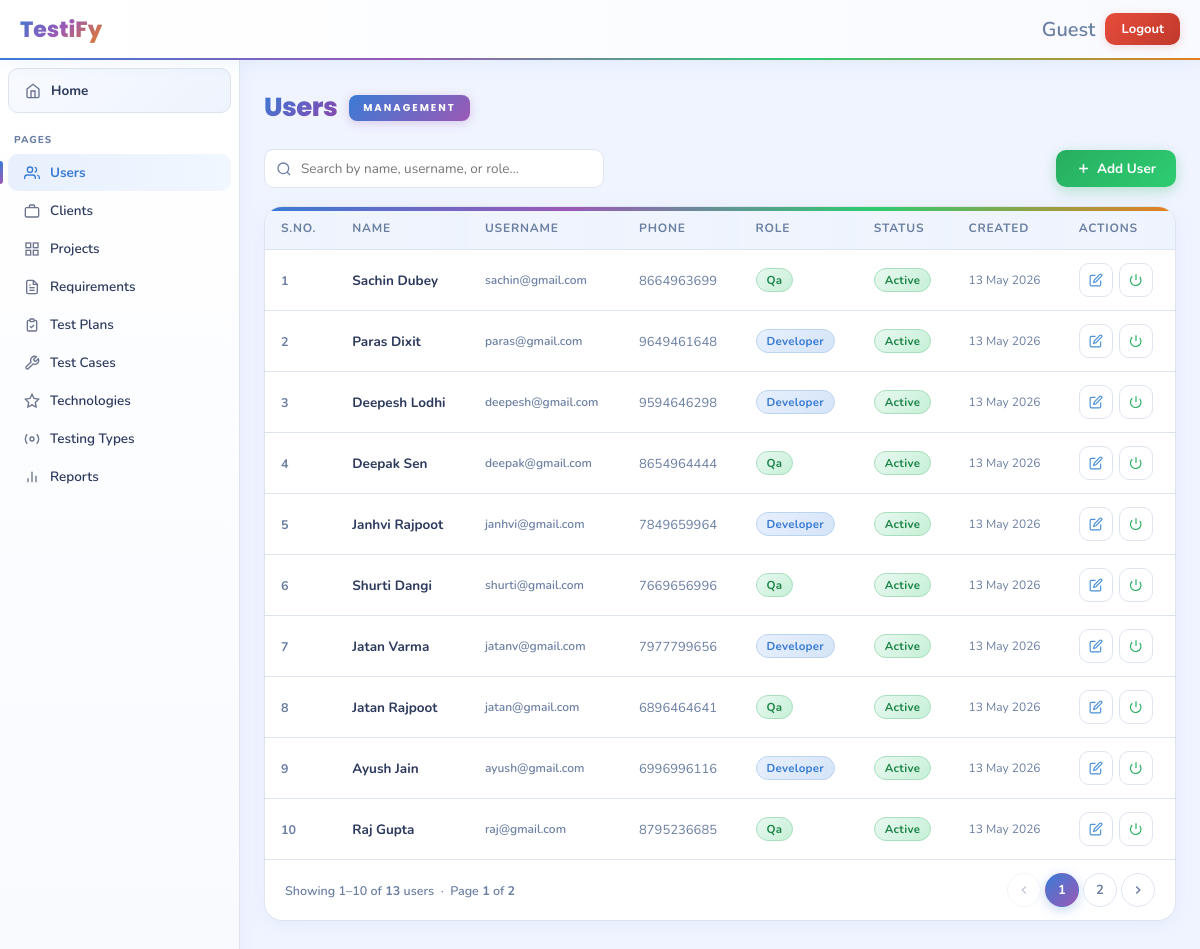
Page /page/user.php on the committed database.
### tables this page shows
CREATE TABLE `users` (
  `id` int(11) NOT NULL,
  `name` varchar(150) NOT NULL,
  `username` varchar(200) NOT NULL,
  `phone` varchar(15) DEFAULT NULL,
  `password` varchar(255) NOT NULL,
  `role` enum('admin','developer','qa','lead','client') NOT NULL DEFAULT 'developer',
  `status` enum('active','inactive') NOT NULL DEFAULT 'active',
  `createdAt` datetime NOT NULL DEFAULT current_timestamp(),
  `updatedAt` datetime NOT NULL DEFAULT current_timestamp() ON UPDATE current_timestamp(),
  `created_at` datetime DEFAULT current_timestamp()
);

### page/user.php (the view, shortened to what this page needs)
<?php
include '../config/db.php';
 $search = trim($_GET['search'] ?? '');
 $per_page = 10;
if ($search) {
    $like = "%$search%";
    $count_stmt = $conn->prepare("SELECT COUNT(*) FROM users WHERE name LIKE ? OR username LIKE ? OR role LIKE ?");
    $count_stmt->bind_param('sss', $like, $like, $like);
    $count_stmt->execute();
    $count_stmt->bind_result($total_count);
    $count_stmt->fetch();
    $count_stmt->close();
} else {
    $cr = $conn->query("SELECT COUNT(*) FROM users");
    $total_count = $cr->fetch_row()[0];
}
 $total_pages = max(1, ceil($total_count / $per_page));
 $page        = max(1, min((int)($_GET['page'] ?? 1), $total_pages));
 $offset      = ($page - 1) * $per_page;
if ($search) {
    $like = "%$search%";
    $stmt = $conn->prepare("SELECT * FROM users WHERE name LIKE ? OR username LIKE ? OR role LIKE ? ORDER BY createdAt DESC LIMIT ? OFFSET ?");
    $stmt->bind_param('sssii', $like, $like, $like, $per_page, $offset);
    $stmt->execute();
    $result = $stmt->get_result();
} else {
    $result = $conn->query("SELECT * FROM users ORDER BY createdAt DESC LIMIT $per_page OFFSET $offset");
}
 $users = [];
while ($row = $result->fetch_assoc()) $users[] = $row;
function role_class(string $r): string {
    return match($r) {
        'admin'     => 'badge-admin',
        'developer' => 'badge-dev',
        'qa'        => 'badge-tester',
        'client'    => 'badge-client',
        default     => 'badge-dev',
    };
}
?>
<!DOCTYPE html>
<html lang="en">
<head>
</head>
<body>
<nav class="navbar">
  <div style="display:flex;align-items:center;gap:10px">
    <span class="nblogo">TestiFy</span>
  </div>
  <div class="nb-right">
    <div class="nb-user">
      <span><?= htmlspecialchars($_SESSION['name'] ?? 'Guest') ?></span>
    </div>
    <a href="../logout.php" class="blgout">Logout</a>
  </div>
</nav>
<aside class="sidebar" id="sidebar">
  <a href="../dash/admin_dash.php" class="sb-home">
    <svg fill="none" stroke="currentColor" stroke-width="2" viewBox="0 0 24 24"><path d="M3 9l9-7 9 7v11a2 2 0 0 1-2 2H5a2 2 0 0 1-2-2z"/><polyline points="9 22 9 12 15 12 15 22"/></svg>
    Home
  </a>
  <div class="sb-section">Pages</div>
  <a href="../page/user.php" class="sb-link active">
    <svg fill="none" stroke="currentColor" stroke-width="2" viewBox="0 0 24 24"><path d="M17 21v-2a4 4 0 0 0-4-4H5a4 4 0 0 0-4 4v2"/><circle cx="9" cy="7" r="4"/><path d="M23 21v-2a4 4 0 0 0-3-3.87"/><path d="M16 3.13a4 4 0 0 1 0 7.75"/></svg>
    Users
  </a>
  <a href="../page/client.php" class="sb-link">
    <svg fill="none" stroke="currentColor" stroke-width="2" viewBox="0 0 24 24"><rect x="2" y="7" width="20" height="14" rx="2"/><path d="M16 7V5a2 2 0 0 0-2-2h-4a2 2 0 0 0-2 2v2"/></svg>
    Clients
  </a>
  <a href="../page/project.php" class="sb-link">
    <svg fill="none" stroke="currentColor" stroke-width="2" viewBox="0 0 24 24"><rect x="3" y="3" width="7" height="7"/><rect x="14" y="3" width="7" height="7"/><rect x="14" y="14" width="7" height="7"/><rect x="3" y="14" width="7" height="7"/></svg>
    Projects
  </a>
  <a href="../page/requirement.php" class="sb-link">
    <svg fill="none" stroke="currentColor" stroke-width="2" viewBox="0 0 24 24"><path d="M14 2H6a2 2 0 0 0-2 2v16a2 2 0 0 0 2 2h12a2 2 0 0 0 2-2V8z"/><polyline points="14 2 14 8 20 8"/><line x1="16" y1="13" x2="8" y2="13"/><line x1="16" y1="17" x2="8" y2="17"/><polyline points="10 9 9 9 8 9"/></svg>
    Requirements
  </a>
  <a href="../page/test_plans.php" class="sb-link">
    <svg fill="none" stroke="currentColor" stroke-width="2" viewBox="0 0 24 24"><path d="M9 5H7a2 2 0 0 0-2 2v12a2 2 0 0 0 2 2h10a2 2 0 0 0 2-2V7a2 2 0 0 0-2-2h-2"/><rect x="9" y="3" width="6" height="4" rx="1"/><path d="M9 14l2 2 4-4"/></svg>
    Test Plans
  </a>
  <a href="../page/test_cases.php" class="sb-link">
    <svg fill="none" stroke="currentColor" stroke-width="2" viewBox="0 0 24 24"><path d="M14.7 6.3a1 1 0 0 0 0 1.4l1.6 1.6a1 1 0 0 0 1.4 0l3.77-3.77a6 6 0 0 1-7.94 7.94l-6.91 6.91a2.12 2.12 0 0 1-3-3l6.91-6.91a6 6 0 0 1 7.94-7.94l-3.76 3.76z"/></svg>
    Test Cases
  </a>
  <a href="../page/technology.php" class="sb-link">
    <svg fill="none" stroke="currentColor" stroke-width="2" viewBox="0 0 24 24"><polygon points="12 2 15.09 8.26 22 9.27 17 14.14 18.18 21.02 12 17.77 5.82 21.02 7 14.14 2 9.27 8.91 8.26 12 2"/></svg>
    Technologies
  </a>
  <a href="../page/test_types.php" class="sb-link">
    <svg fill="none" stroke="currentColor" stroke-width="2" viewBox="0 0 24 24"><circle cx="12" cy="12" r="3"/><path d="M19.07 4.93a10 10 0 0 1 0 14.14M4.93 4.93a10 10 0 0 0 0 14.14"/></svg>
    Testing Types
  </a>
  <a href="../page/project_reports.php" class="sb-link">
    <svg fill="none" stroke="currentColor" stroke-width="2" viewBox="0 0 24 24"><line x1="18" y1="20" x2="18" y2="10"/><line x1="12" y1="20" x2="12" y2="4"/><line x1="6" y1="20" x2="6" y2="14"/></svg>
    Reports
  </a>
</aside>
<div class="page-wrap" id="pageWrap">
  <div class="main">
    <div class="page-title">
      <h1>Users</h1>
      <span class="badge-page">Management</span>
    </div>
    <div class="toolbar">
      <form method="GET" action="" style="display:flex;gap:10px;flex:1;flex-wrap:wrap;align-items:center;">
        <div class="search-wrap">
          <input type="text" name="search" class="search-input" placeholder="Search by name, username, or role…" value="<?= htmlspecialchars($search) ?>"/>
        </div>
      </form>
      <button class="btn-add" onclick="openAddModal()">
        <svg fill="none" stroke="currentColor" stroke-width="2.5" viewBox="0 0 24 24"><line x1="12" y1="5" x2="12" y2="19"/><line x1="5" y1="12" x2="19" y2="12"/></svg>
        Add User
      </button>
    </div>
    <div class="table-card">
      <div class="table-wrap">
        <table>
          <thead>
            <tr>
              <th>S.NO.</th>
              <th>Name</th>
              <th>Username</th>
              <th>Phone</th>
              <th>Role</th>
              <th>Status</th>
              <th>Created</th>
              <th>Actions</th>
            </tr>
          </thead>
          <tbody>
            <?php if (empty($users)): ?>
            <tr>
              <td colspan="8">
                <div class="empty-state">
                  <svg fill="none" stroke="currentColor" stroke-width="1.5" viewBox="0 0 24 24"><path d="M17 21v-2a4 4 0 0 0-4-4H5a4 4 0 0 0-4 4v2"/><circle cx="9" cy="7" r="4"/></svg>
                  <p>No users found<?= $search ? " for \"$search\"" : '' ?>.</p>
                </div>
              </td>
            </tr>
            <?php else: ?>
           <?php $start_num = ($page - 1) * $per_page + 1; foreach ($users as $i => $u): ?>
            <tr>
              <td style="color:var(--text-muted);font-size:12.5px;font-weight:700;"><?= $start_num + $i ?></td>
              <td>
                <div class="user-name"><?= htmlspecialchars($u['name']) ?></div>
              </td>
              <td>
                <div class="user-username"><?= htmlspecialchars($u['username'] ?? '—') ?></div>
              </td>
              <td><span class="user-phone"><?= htmlspecialchars($u['phone']) ?></span></td>
              <td><span class="badge <?= role_class($u['role']) ?>"><?= ucfirst(htmlspecialchars($u['role'])) ?></span></td>
              <td><span class="badge <?= $u['status'] === 'active' ? 'badge-active' : 'badge-inactive' ?>"><?= ucfirst($u['status']) ?></span></td>
              <td style="font-size:12px;color:var(--text-muted);"><?= date('d M Y', strtotime($u['createdAt'])) ?></td>
              <td>
                <div class="action-btns">
                  <button class="btn-icon edit" title="Edit"
                    onclick="openEditModal(<?= htmlspecialchars(json_encode($u)) ?>)">
                    <svg fill="none" stroke="currentColor" stroke-width="2" viewBox="0 0 24 24"><path d="M11 4H4a2 2 0 0 0-2 2v14a2 2 0 0 0 2 2h14a2 2 0 0 0 2-2v-7"/><path d="M18.5 2.5a2.121 2.121 0 0 1 3 3L12 15l-4 1 1-4 9.5-9.5z"/></svg>
                  </button>
                  <a class="btn-icon toggle <?= $u['status'] === 'inactive' ? 'off' : '' ?>" href="?toggle=<?= $u['id'] ?>" title="Status Toggle" onclick="return confirm('Confirm status change for <?= addslashes(htmlspecialchars($u['name'])) ?>?')">
                    <svg fill="none" stroke="currentColor" stroke-width="2" viewBox="0 0 24 24"><path d="M18.36 6.64A9 9 0 1 1 5.64 5.64"/><line x1="12" y1="2" x2="12" y2="12"/></svg>
                  </a>
                </div>
              </td>
            </tr>
            <?php endforeach; ?>
            <?php endif; ?>
          </tbody>
        </table>
      </div>
      <div class="table-footer">
        <span>
          Showing <?= $total_count > 0 ? ($page - 1) * $per_page + 1 : 0 ?>–<?= min($page * $per_page, $total_count) ?> of <strong><?= $total_count ?></strong> user<?= $total_count !== 1 ? 's' : '' ?>
          <?php if ($total_pages > 1): ?> &nbsp;&middot;&nbsp; Page <strong><?= $page ?></strong> of <strong><?= $total_pages ?></strong><?php endif; ?>
        </span>
        <?php if ($total_pages > 1): ?>
        <div class="pg-nav">
          <?php
          $qp = $search ? '&search=' . urlencode($search) : '';
          ?>
          <?php if ($page > 1): ?>
            <a href="?page=<?= $page - 1 ?><?= $qp ?>" class="pg-btn" title="Previous">
              <svg fill="none" stroke="currentColor" stroke-width="2.5" viewBox="0 0 24 24"><polyline points="15 18 9 12 15 6"/></svg>
            </a>
          <?php else: ?>
            <span class="pg-btn disabled" title="Previous">
              <svg fill="none" stroke="currentColor" stroke-width="2.5" viewBox="0 0 24 24"><polyline points="15 18 9 12 15 6"/></svg>
            </span>
          <?php endif; ?>
          <?php for ($pg = 1; $pg <= $total_pages; $pg++): ?>
            <?php if ($total_pages > 7 && abs($pg - $page) > 2 && $pg !== 1 && $pg !== $total_pages): ?>
              <?php if ($pg === 2 || $pg === $total_pages - 1): ?><span style="padding:0 4px;color:var(--text-muted);">&hellip;</span><?php endif; ?>
            <?php else: ?>
              <a href="?page=<?= $pg ?><?= $qp ?>" class="pg-btn <?= $pg === $page ? 'active' : '' ?>"><?= $pg ?></a>
            <?php endif; ?>
          <?php endfor; ?>
          <?php if ($page < $total_pages): ?>
            <a href="?page=<?= $page + 1 ?><?= $qp ?>" class="pg-btn" title="Next">
              <svg fill="none" stroke="currentColor" stroke-width="2.5" viewBox="0 0 24 24"><polyline points="9 18 15 12 9 6"/></svg>
            </a>
          <?php else: ?>
            <span class="pg-btn disabled" title="Next">
              <svg fill="none" stroke="currentColor" stroke-width="2.5" viewBox="0 0 24 24"><polyline points="9 18 15 12 9 6"/></svg>
            </span>
          <?php endif; ?>
        </div>
        <?php endif; ?>
      </div>
    </div>
  </div>
</div>
</body>
</html>

### rows in the picture
users: i "1", name "Sachin Dubey", username "sachin@gmail.com", phone "8664963699", role "Qa", status "Active", createdAt "13 May 2026"
users: i "2", name "Paras Dixit", username "paras@gmail.com", phone "9649461648", role "Developer", status "Active", createdAt "13 May 2026"
users: i "3", name "Deepesh Lodhi", username "deepesh@gmail.com", phone "9594646298", role "Developer", status "Active", createdAt "13 May 2026"
users: i "4", name "Deepak Sen", username "deepak@gmail.com", phone "8654964444", role "Qa", status "Active", createdAt "13 May 2026"
users: i "5", name "Janhvi Rajpoot", username "janhvi@gmail.com", phone "7849659964", role "Developer", status "Active", createdAt "13 May 2026"
users: i "6", name "Shurti Dangi", username "shurti@gmail.com", phone "7669656996", role "Qa", status "Active", createdAt "13 May 2026"
users: i "7", name "Jatan Varma", username "jatanv@gmail.com", phone "7977799656", role "Developer", status "Active", createdAt "13 May 2026"
users: i "8", name "Jatan Rajpoot", username "jatan@gmail.com", phone "6896464641", role "Qa", status "Active", createdAt "13 May 2026"
users: i "9", name "Ayush Jain", username "ayush@gmail.com", phone "6996996116", role "Developer", status "Active", createdAt "13 May 2026"
users: i "10", name "Raj Gupta", username "raj@gmail.com", phone "8795236685", role "Qa", status "Active", createdAt "13 May 2026"

### other values in the picture
$_SESSION['name'] "Guest"
min($page * $per_page, $total_count) "10"
$total_count "13"
$page "1"
$total_pages "2"
